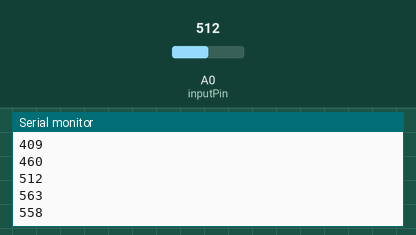
A sketch run on a simulated Arduino Uno, built with avr-gcc and run on an emulated ATmega328P. Shown: the last lines printed to the serial monitor. The inputs (shaded band) are chosen by the test bench; at power-on: A0 (inputPin) = 512.

Above: at 1.2 s.
1.3 s: A0 (inputPin) set to 716
At 1.31 s:
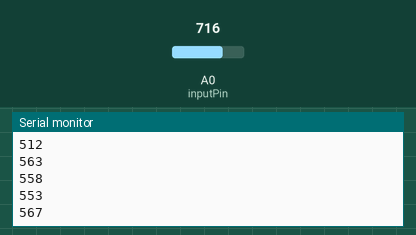
2.8 s: A0 (inputPin) set to 900
At 2.81 s:
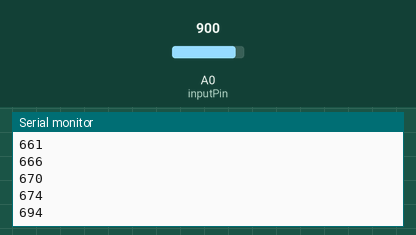
Timing chart, 0 to 5.8 s (numbered marks = the images above; inputs shaded):
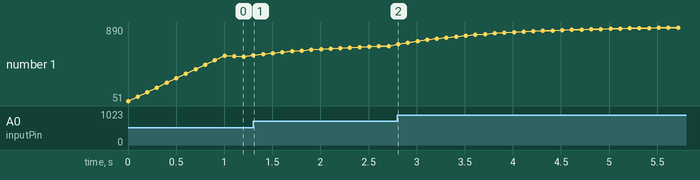

The sketch:

4-5_SmoothingCMA__Quiz4_.ino
```cpp
const int numReadings = 10;

int readIndex = 0;              // the index of the current reading
int total = 0;                  // the running total
int pre_CMA=0;
int CMA=0;

int inputPin = A0;

void setup() {
  Serial.begin(9600);
}

void loop() {
 int s_value = analogRead(inputPin);
 if(readIndex <= numReadings)
  {
    total+=s_value;
    pre_CMA = total / numReadings;
    CMA = pre_CMA;
    readIndex++;
  }
  else
  {
    CMA = (s_value + numReadings * pre_CMA) / (numReadings + 1);
    pre_CMA = CMA; //overwrite
  }
  Serial.println(CMA);
  delay(100);        // delay in between reads for stability
}
```

Measured:
- after the input at 1.3 s, the serial monitor: prints a new line at once (image 1)
- plotted number 1: 553 → 674 after the input at 1.3 s, 674 → 890 after the input at 2.8 s
